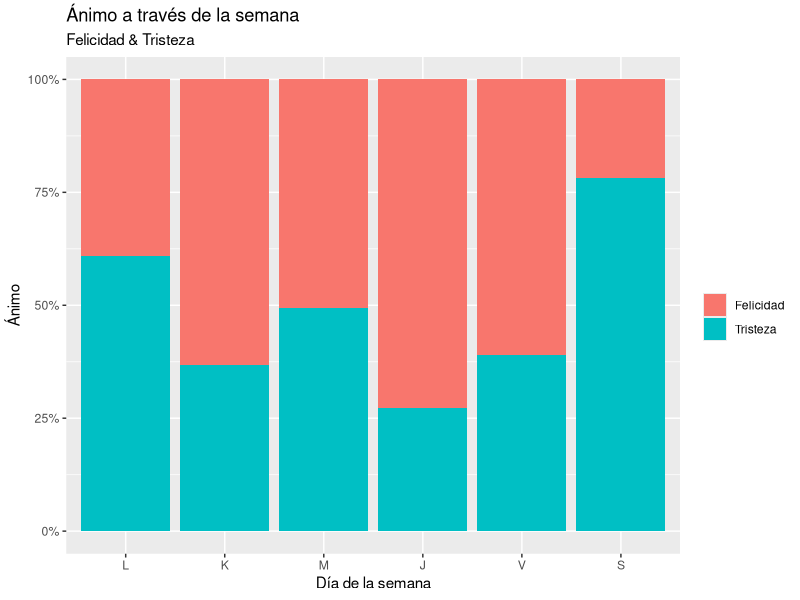
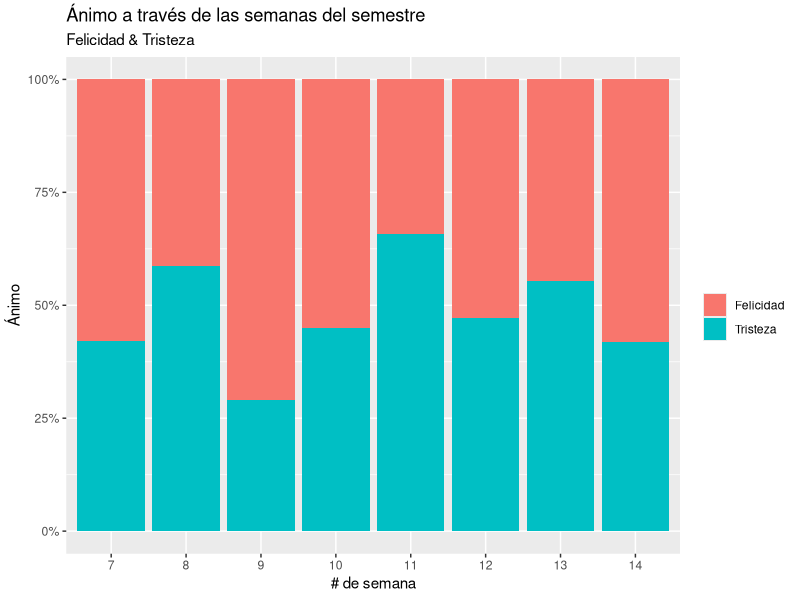
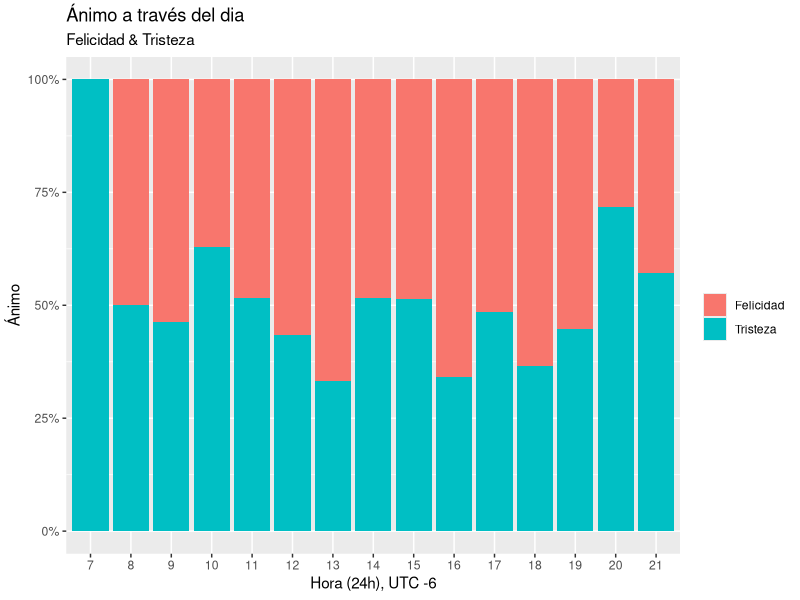
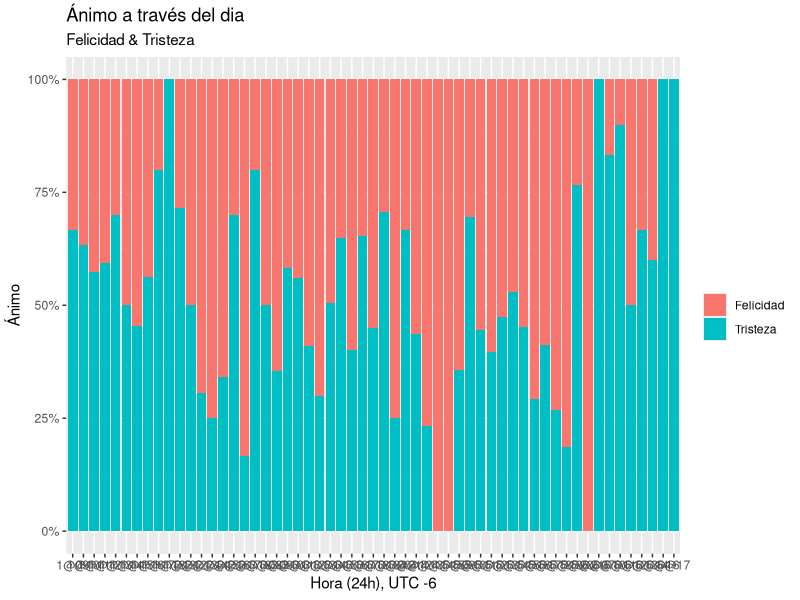
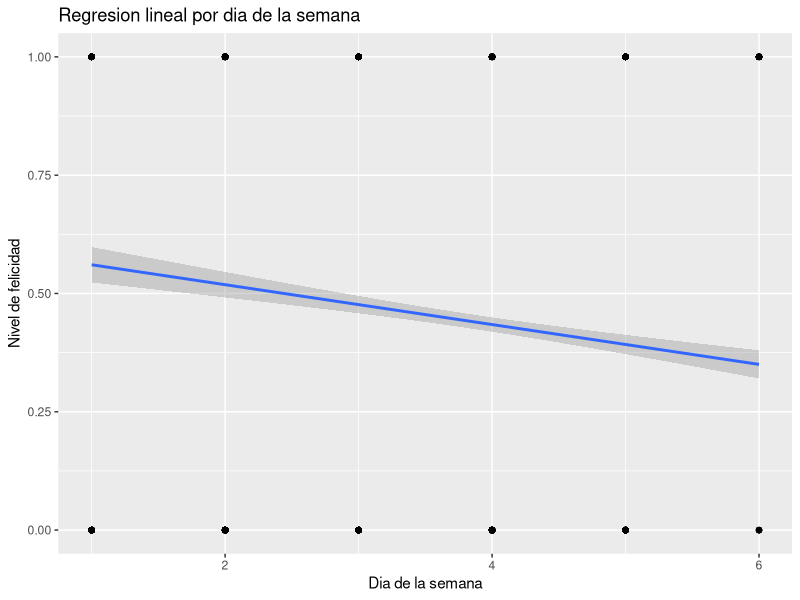
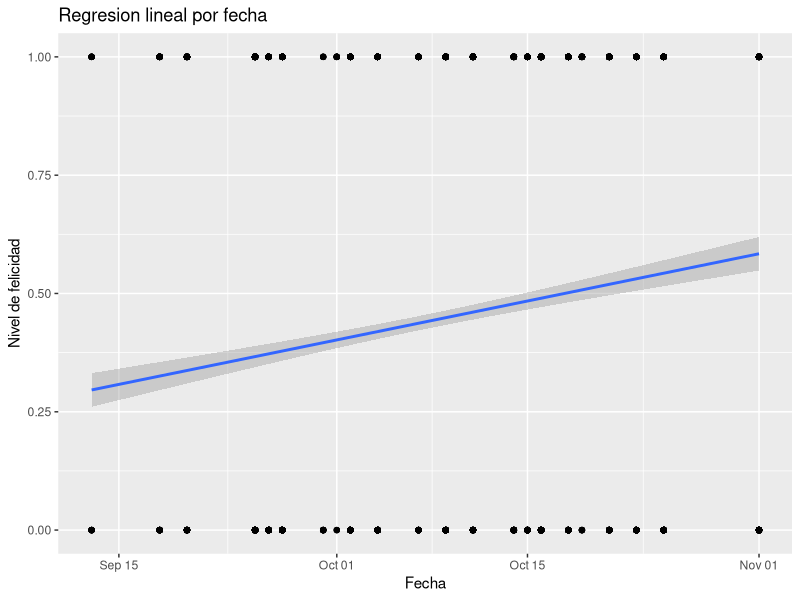
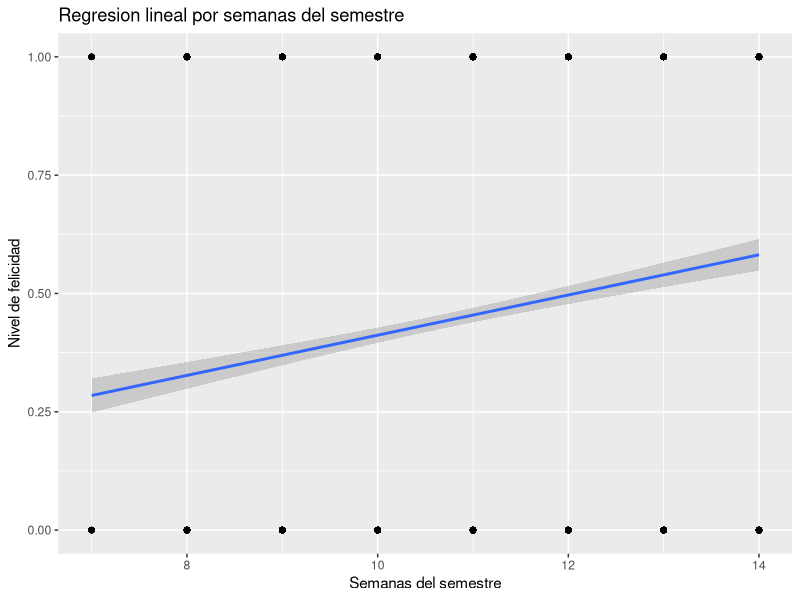
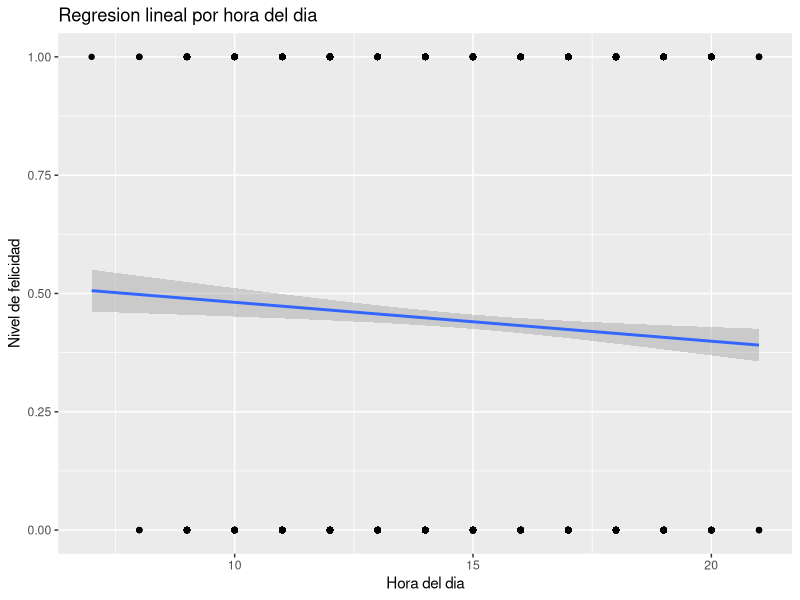

Recreate these plots in R, in order. (Note: this script raises an error after producing the figures.)
getwd()
# Deberia ser directorio del proyecto

# ===================
#   Setup datos
# ===================
data <- read.table("data.csv", header = TRUE, sep=",")
data$date_parsed <- as.Date(data$date, format = "%m/%d/%Y %R")
data$class_week <- as.integer(strftime(data$date_parsed, format = "%V")) - 30
data$week_day <- as.integer(strftime(data$date_parsed, format = "%u"))
data$hour <- as.integer(format(strptime(data$date, "%m/%d/%Y %R"), "%H"))
data$day_hour <- format(strptime(data$date, "%m/%d/%Y %R"), "%u@%H")


# ===================
#   Setup graficos
# ===================
library(ggplot2)

# Por dia de la semana
pwd <- ggplot(data = data, 
            mapping =  aes(x = factor(week_day, labels = c("L", "K", "M", "J", "V", "S")),
                           fill = factor(happy, labels = c("Felicidad", "Tristeza")),  label = "count"))

# Por semana del año
pw <- ggplot(data = data, 
              mapping =  aes(x = factor(class_week), fill = factor(happy, labels = c("Felicidad", "Tristeza")),  label = "count"))

# Por hora del dia
ph <- ggplot(data = data, 
             mapping =  aes(x = factor(hour), fill = factor(happy, labels = c("Felicidad", "Tristeza")),  label = "count"))

# Por hora del dia y dia de la semana
pwh <- ggplot(data = data, 
             mapping =  aes(x = factor(day_hour), fill = factor(happy, labels = c("Felicidad", "Tristeza")),  label = "count"))

# ===================
#      Graficos
# ===================

# Felicidad por dia de la semana
pwd + scale_y_continuous(labels = scales::percent) +
  geom_bar(position = "fill", stat = "count") + 
  labs (
    title = "Ánimo a través de la semana",
    fill = "",
    x = "Día de la semana",
    y = "Ánimo",
    subtitle = "Felicidad & Tristeza"
  )

# Felicidad por semana del año
pw + scale_y_continuous(labels = scales::percent) +
  geom_bar(position = "fill", stat = "count") + 
  labs (
    title = "Ánimo a través de las semanas del semestre",
    fill = "",
    x = "# de semana",
    y = "Ánimo",
    subtitle = "Felicidad & Tristeza"
  )

# Felicidad por hora
ph + scale_y_continuous(labels = scales::percent) +
  geom_bar(position = "fill", stat = "count") + 
  labs (
    title = "Ánimo a través del dia",
    fill = "",
    x = "Hora (24h), UTC -6",
    y = "Ánimo",
    subtitle = "Felicidad & Tristeza"
  )

# Felicidad por hora del dia
pwh + scale_y_continuous(labels = scales::percent) +
  geom_bar(position = "fill", stat = "count") + 
  labs (
    title = "Ánimo a través del dia",
    fill = "",
    x = "Hora (24h), UTC -6",
    y = "Ánimo",
    subtitle = "Felicidad & Tristeza"
  )

# Regresion lineal
#====================

ggplot(data, aes(x = data$week_day, y =data$happy)) + geom_point() + geom_smooth(method="lm") + 
  ggtitle("Regresion lineal por dia de la semana") +
  labs(x  =  'Dia de la semana', y  =  'Nivel de felicidad') 

ggplot(data, aes(x =data$date_parsed, y = data$happy)) + geom_point() + geom_smooth(method="lm") +
  ggtitle("Regresion lineal por fecha") +
  labs(x  =  'Fecha', y  =  'Nivel de felicidad')

ggplot(data, aes(x =data$class_week, y= data$happy)) + geom_point() + geom_smooth(method="lm") +
  ggtitle("Regresion lineal por semanas del semestre") +
  labs(x  =  'Semanas del semestre', y  =  'Nivel de felicidad')

ggplot(data, aes(x =data$hour,y= data$happy)) + geom_point() + geom_smooth(method="lm") +
  ggtitle("Regresion lineal por hora del dia") +
  labs(x  =  'Hora del dia', y  =  'Nivel de felicidad')

#Otras graficas de regresion lineal con datos "summary" y "predict"
#====================================================================

plot(data$date_parsed,data$happy,xlab = "Date",ylab = "Level of Happiness") 
abline(lm(data$happy ~ data$date_parsed))
summary(lm(data$happy ~ data$date_parsed))
predict(lm(data$happy ~ data$date_parsed))

plot(data$class_week, data$happy,xlab ="Class week",ylab = "Level of Happiness")
abline(lm(data$happy ~ data$class_week))
summary(lm(data$happy ~ data$class_week))
predict(lm(data$happy ~ data$class_week))

plot(data$week_day, data$happy,xlab = "Week Day" ,ylab = "Level of Happiness")
abline(lm(data$happy ~ data$week_day))
summary(lm(data$happy ~ data$week_day))
predict(lm(data$happy ~ data$week_day))

plot(data$hour, data$happy,xlab = "Hour", ylab = "Level of Happiness")
abline(lm(data$happy ~ data$hour))
summary(lm(data$happy ~ data$hour))
predict(lm(data$happy ~ data$hour))

#     Ejemplos
# ==================

#stack
p + geom_bar(position = "stack", stat = "count") 

#dodge
p + geom_bar(position = "dodge", stat = "count") 

#fill
p +  geom_bar(position = "fill", stat = "count") 